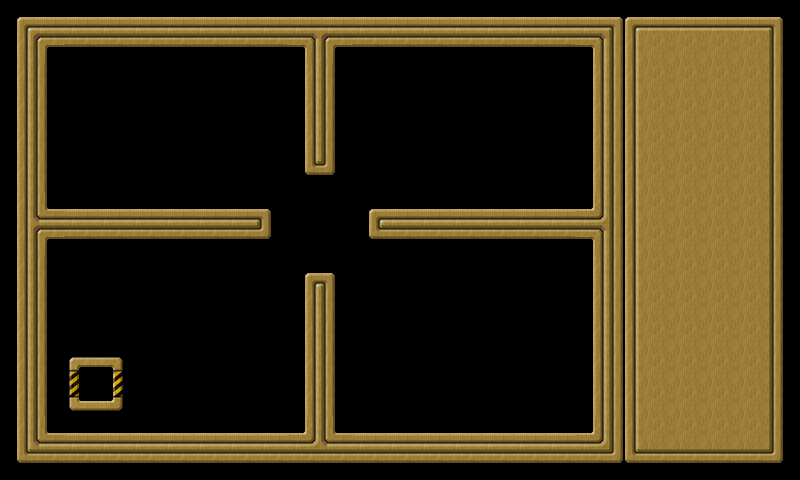

Tiled map render using the project's own tile images. Description and the map definition, with tile-layer contents summarised, below:
An orthogonal 25x15 tile map with 32x32 px tiles, 2 tile layers (background, controlpanel) and 42 objects (wall001, wall002, wall003, wall004, wall005, ...).

<map version="1.0" orientation="orthogonal" width="25" height="15" tilewidth="32" tileheight="32">
 <tileset firstgid="1" name="tileset" tilewidth="32" tileheight="32">
  <image source="tileset.png" width="160" height="448" />
 </tileset>
 <layer name="background" width="20" height="15">
  <data>[300 cells, 174 non-empty, 16 distinct tile ids]</data>
 </layer>
 <layer name="controlpanel" width="25" height="15">
  <data>[375 cells, 90 non-empty, 9 distinct tile ids]</data>
 </layer>
 <objectgroup name="objects" width="20" height="15">
  <object name="wall001" x="0" y="0" width="592" height="48">
   <properties>
    <property name="objClass" value="wall" />
   </properties>
  </object>
  <object name="wall002" x="592" y="0" width="48" height="432">
   <properties>
    <property name="objClass" value="wall" />
   </properties>
  </object>
  <object name="wall003" x="48" y="432" width="592" height="48">
   <properties>
    <property name="objClass" value="wall" />
   </properties>
  </object>
  <object name="wall004" x="0" y="48" width="48" height="432">
   <properties>
    <property name="objClass" value="wall" />
   </properties>
  </object>
  <object name="wall005" x="48" y="208" width="224" height="32">
   <properties>
    <property name="objClass" value="wall" />
   </properties>
  </object>
  <object name="wall006" x="368" y="208" width="224" height="32">
   <properties>
    <property name="objClass" value="wall" />
   </properties>
  </object>
  <object name="wall007" x="304" y="48" width="32" height="128">
   <properties>
    <property name="objClass" value="wall" />
   </properties>
  </object>
  <object name="wall008" x="304" y="272" width="32" height="160">
   <properties>
    <property name="objClass" value="wall" />
   </properties>
  </object>
  <object name="star001" x="232" y="72" width="16" height="16">
   <properties>
    <property name="objClass" value="star" />
   </properties>
  </object>
  <object name="star002" x="264" y="72" width="16" height="16">
   <properties>
    <property name="objClass" value="star" />
   </properties>
  </object>
  <object name="star003" x="264" y="104" width="16" height="16">
   <properties>
    <property name="objClass" value="star" />
   </properties>
  </object>
  <object name="star004" x="72" y="136" width="16" height="16">
   <properties>
    <property name="objClass" value="star" />
   </properties>
  </object>
  <object name="star005" x="72" y="168" width="16" height="16">
   <properties>
    <property name="objClass" value="star" />
   </properties>
  </object>
  <object name="star006" x="104" y="168" width="16" height="16">
   <properties>
    <property name="objClass" value="star" />
   </properties>
  </object>
  <object name="star007" x="360" y="104" width="16" height="16">
   <properties>
    <property name="objClass" value="star" />
   </properties>
  </object>
  <object name="star008" x="360" y="72" width="16" height="16">
   <properties>
    <property name="objClass" value="star" />
   </properties>
  </object>
  <object name="star009" x="392" y="72" width="16" height="16">
   <properties>
    <property name="objClass" value="star" />
   </properties>
  </object>
  <object name="star010" x="552" y="136" width="16" height="16">
   <properties>
    <property name="objClass" value="star" />
   </properties>
  </object>
  <object name="star011" x="552" y="168" width="16" height="16">
   <properties>
    <property name="objClass" value="star" />
   </properties>
  </object>
  <object name="star012" x="520" y="168" width="16" height="16">
   <properties>
    <property name="objClass" value="star" />
   </properties>
  </object>
  <object name="star013" x="520" y="264" width="16" height="16">
   <properties>
    <property name="objClass" value="star" />
   </properties>
  </object>
  <object name="star014" x="552" y="264" width="16" height="16">
   <properties>
    <property name="objClass" value="star" />
   </properties>
  </object>
  <object name="star015" x="552" y="296" width="16" height="16">
   <properties>
    <property name="objClass" value="star" />
   </properties>
  </object>
  <object name="star016" x="392" y="392" width="16" height="16">
   <properties>
    <property name="objClass" value="star" />
   </properties>
  </object>
  <object name="star017" x="360" y="392" width="16" height="16">
   <properties>
    <property name="objClass" value="star" />
   </properties>
  </object>
  <object name="star018" x="360" y="360" width="16" height="16">
   <properties>
    <property name="objClass" value="star" />
   </properties>
  </object>
  <object name="star019" x="328" y="232" width="16" height="16">
   <properties>
    <property name="objClass" value="star" />
   </properties>
  </object>
  <object name="star020" x="328" y="200" width="16" height="16">
   <properties>
    <property name="objClass" value="star" />
   </properties>
  </object>
  <object name="star021" x="296" y="200" width="16" height="16">
   <properties>
    <property name="objClass" value="star" />
   </properties>
  </object>
  <object name="star022" x="296" y="232" width="16" height="16">
   <properties>
    <property name="objClass" value="star" />
   </properties>
  </object>
  <object name="star023" x="168" y="328" width="16" height="16">
   <properties>
    <property name="objClass" value="star" />
   </properties>
  </object>
  <object name="star024" x="136" y="328" width="16" height="16">
   <properties>
    <property name="objClass" value="star" />
   </properties>
  </object>
  <object name="star025" x="168" y="360" width="16" height="16">
   <properties>
    <property name="objClass" value="star" />
   </properties>
  </object>
  <object name="star026" x="136" y="296" width="16" height="16">
   <properties>
    <property name="objClass" value="star" />
   </properties>
  </object>
  <object name="star027" x="168" y="296" width="16" height="16">
   <properties>
    <property name="objClass" value="star" />
   </properties>
  </object>
  <object name="star028" x="104" y="296" width="16" height="16">
   <properties>
    <property name="objClass" value="star" />
   </properties>
  </object>
  <object name="star029" x="72" y="296" width="16" height="16">
   <properties>
    <property name="objClass" value="star" />
   </properties>
  </object>
  <object name="star030" x="168" y="392" width="16" height="16">
   <properties>
    <property name="objClass" value="star" />
   </properties>
  </object>
  <object name="goal001" x="88" y="376" width="16" height="16">
   <properties>
    <property name="objClass" value="goal" />
   </properties>
   <ellipse />
  </object>
  <object name="goodball001" x="66" y="66" width="29" height="29">
   <properties>
    <property name="objClass" value="goodball" />
   </properties>
   <ellipse />
  </object>
  <object name="goodball002" x="546" y="66" width="29" height="29">
   <properties>
    <property name="objClass" value="goodball" />
   </properties>
   <ellipse />
  </object>
  <object name="goodball003" x="546" y="386" width="29" height="29">
   <properties>
    <property name="objClass" value="goodball" />
   </properties>
   <ellipse />
  </object>
 </objectgroup>
</map>
